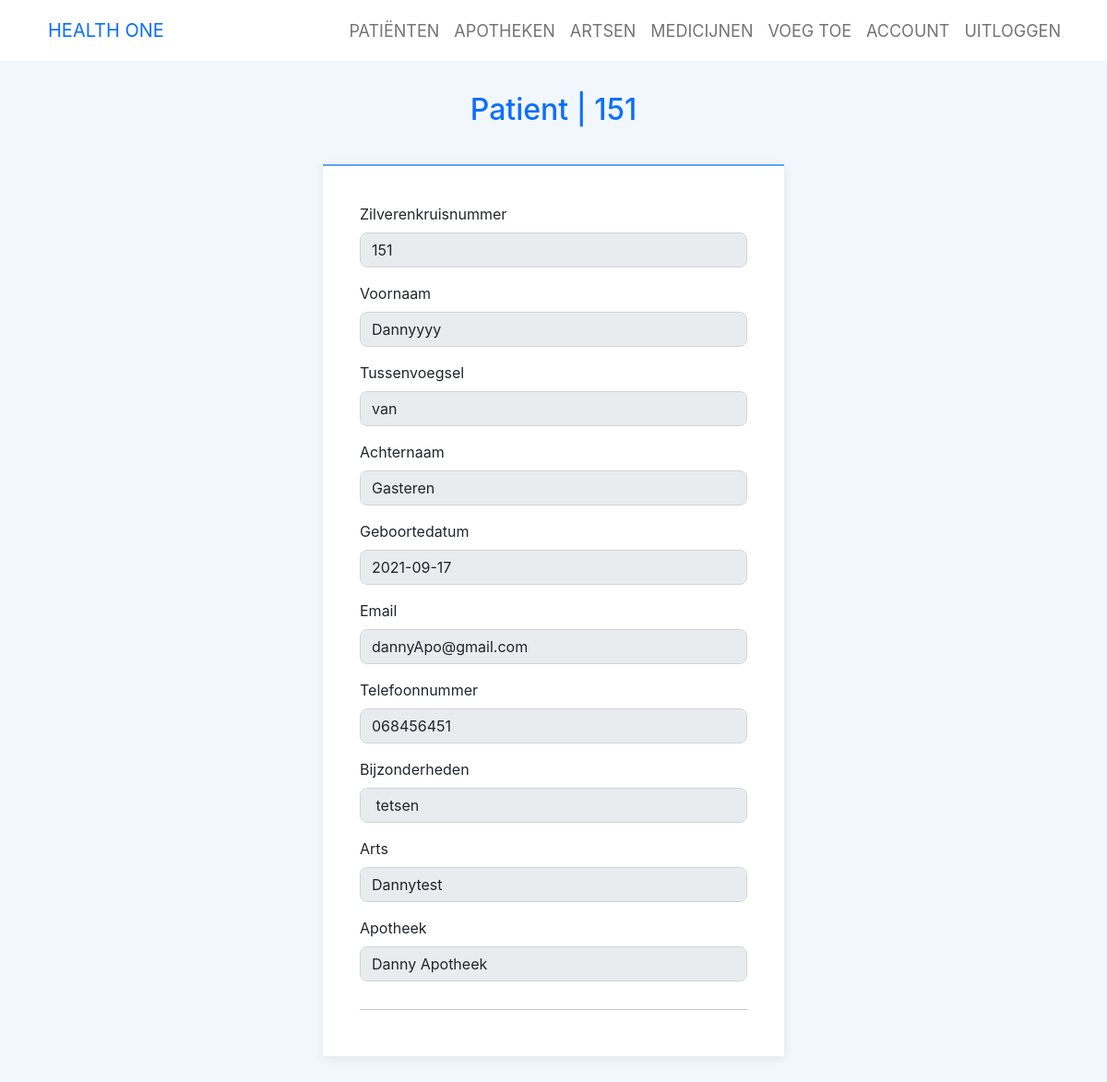
The app's page /php-code/Patient/patient-view.php?id=1 (signed in) with its own data.
### tables this page shows
CREATE TABLE `patient` (
  `idPatient` int(11) NOT NULL,
  `Zilverenkruisnummer` int(11) NOT NULL,
  `Voornaam` varchar(45) NOT NULL,
  `Tussenvoegsel` varchar(45) DEFAULT NULL,
  `Achternaam` varchar(45) NOT NULL,
  `Geboortedatum` date NOT NULL,
  `Email` varchar(255) NOT NULL,
  `Telefoonnummer` varchar(255) NOT NULL,
  `Bezonderheden` varchar(255) DEFAULT NULL,
  `Arts_idArts` int(11) NOT NULL,
  `Apotheek_idApotheek` int(11) NOT NULL
);

CREATE TABLE `apotheek` (
  `idApotheek` int(11) NOT NULL,
  `Naam_Apotheek` varchar(45) NOT NULL,
  `Address` varchar(255) NOT NULL,
  `Stad` varchar(255) NOT NULL,
  `Email` varchar(255) NOT NULL,
  `Telefoonnummer` varchar(45) NOT NULL
);

CREATE TABLE `arts` (
  `idArts` int(11) NOT NULL,
  `Naam_Arts` varchar(45) NOT NULL,
  `Address` varchar(45) NOT NULL,
  `Telefoonnummer` varchar(45) NOT NULL,
  `Email` varchar(45) NOT NULL
);

### php-code/Patient/dropdown-patient.php (called while the page is built, shortened)
<?php
function patientview(){
  $id = $_GET['id'];
  $con = new connection();
      $pdo = $con->make();
  $sql = 'SELECT *
      FROM patient inner join arts on idArts = patient.Arts_idArts inner join apotheek on idApotheek = patient.Apotheek_idApotheek
          WHERE idPatient = :idp';
  $statement = $pdo->prepare($sql);
  $statement->execute([
    ':idp' => $id
  ]);
  $pat = $statement->fetch(PDO::FETCH_ASSOC);
  return $pat;
}
?>

### php-code/Patient/patient-view.php (the view, shortened to what this page needs)
<!DOCTYPE html>
<html lang="en">
<head>
    <link rel="stylesheet" href="../../assets/bootstrap/css/bootstrap.min.css">
    <link rel="stylesheet" href="../../assets/fonts/ionicons.min.css">
    <link rel="stylesheet" href="../../assets/css/Login-Form-Clean.css">
    <link rel="stylesheet" href="../../assets/css/Login-with-overlay-image.css">
    <link rel="stylesheet" href="../../assets/css/Ludens-Users---25-After-Register.css">
    <link rel="stylesheet" href="../../styles/style.css">
</head>
<body>
<?php
include '../../nav.php';
include 'dropdown-patient.php';
$pattest = patientview();
?>
<section class="clean-block clean-form h-100">
        <div class="container">
            <div class="block-heading" style="padding-top: 0px;">
                <h2 class="text-primary" style="margin-top: 100px;">Patient | <?php echo $pattest['Zilverenkruisnummer'];  ?><br></h2>
            </div>
            <form action="#"  method="post" enctype="multipart/form-data" role="form">
                <div class="form-group mb-3"><label class="form-label">Zilverenkruisnummer</label><input class="form-control" type="text"  readonly placeholder="Zilverenkruisnummer" name="Zilverenkruisnummer" value="<?php echo $pattest['Zilverenkruisnummer'];?>"></div>
                <div class="form-group mb-3"><label class="form-label">Voornaam</label><input class="form-control" type="text"  readonly placeholder="Address" name="Address" value="<?php echo $pattest['Voornaam'];?>"></div>
                <div class="form-group mb-3"><label class="form-label">Tussenvoegsel</label><input class="form-control" type="text"  readonly placeholder="Email" name="Email" value="<?php echo $pattest['Tussenvoegsel'];?>"></div>
                <div class="form-group mb-3"><label class="form-label">Achternaam</label><input class="form-control" type="text" readonly placeholder="Telefoonnummer" name="Telefoonnummer" value="<?php echo $pattest['Achternaam'];?>"></div>
                <div class="form-group mb-3"><label class="form-label">Geboortedatum</label><input class="form-control" type="text" readonly placeholder="Role" name="Role" value="<?php echo $pattest['Geboortedatum']; ?>"></div>
                <div class="form-group mb-3"><label class="form-label">Email</label><input class="form-control" type="text" readonly placeholder="Role" name="Role" value="<?php echo $pattest['Email']; ?>"></div>
                <div class="form-group mb-3"><label class="form-label">Telefoonnummer</label><input class="form-control" type="text" readonly placeholder="Role" name="Role" value="<?php echo $pattest['Telefoonnummer']; ?>"></div>
                <div class="form-group mb-3"><label class="form-label">Bijzonderheden</label><input class="form-control" type="text" readonly placeholder="Role" name="Role" value="<?php echo $pattest['Bezonderheden']; ?>"></div>
                <div class="form-group mb-3"><label class="form-label">Arts</label><input class="form-control" type="text" readonly placeholder="Role" name="Role" value="<?php echo $pattest['Naam_Arts']; ?>"></div>
                <div class="form-group mb-3"><label class="form-label">Apotheek</label><input class="form-control" type="text" readonly placeholder="Role" name="Role" value="<?php echo $pattest['Naam_Apotheek']; ?>"></div>
                <hr style="margin-top: 30px;margin-bottom: 10px;">
            </form>
        </div>
    </section>
</body>
</html>

### assets/css/Ludens-Users---25-After-Register.css (style rules this page uses)
input[type="text"], input[type="email"], input[type="tel"], textarea { border-radius: 0 !important; }
input[type="text"], input[type="email"], input[type="tel"], textarea { border-radius: 8px !important; }
*, *:before, *:after { -webkit-box-sizing: border-box; -moz-box-sizing: border-box; box-sizing: border-box; }
.clean-block { padding-bottom: 50px; }
@media (min-width:576px) { .clean-block { padding-bottom: 100px; } }
@media (min-width:576px) { .clean-block .block-heading { padding-top: 80px; } }
.clean-block.clean-form form { border-top: 2px solid #5ea4f3; background-color: #fff; max-width: 500px; margin: auto; padding: 40px; box-shadow: 0 2px 10px rgba(0,0,0,.075); }
.clean-block .block-heading { padding-top: 50px; margin-bottom: 40px; text-align: center; }

### styles/style.css (style rules this page uses)
body { margin: 0; background-color: #f1f7fc; font-family: -apple-system, BlinkMacSystemFont, 'Segoe UI', Roboto, Oxygen, Ubuntu, Cantarell, 'Open Sans', 'Helvetica Neue', sans-serif; }

### records on screen
patient: Zilverenkruisnummer "151", Address "Dannyyyy", Email "van", Telefoonnummer "Gasteren", Role "2021-09-17", Role "dannyApo@gmail.com", Role "068456451", Role "tetsen", Role "Dannytest", Role "Danny Apotheek"
